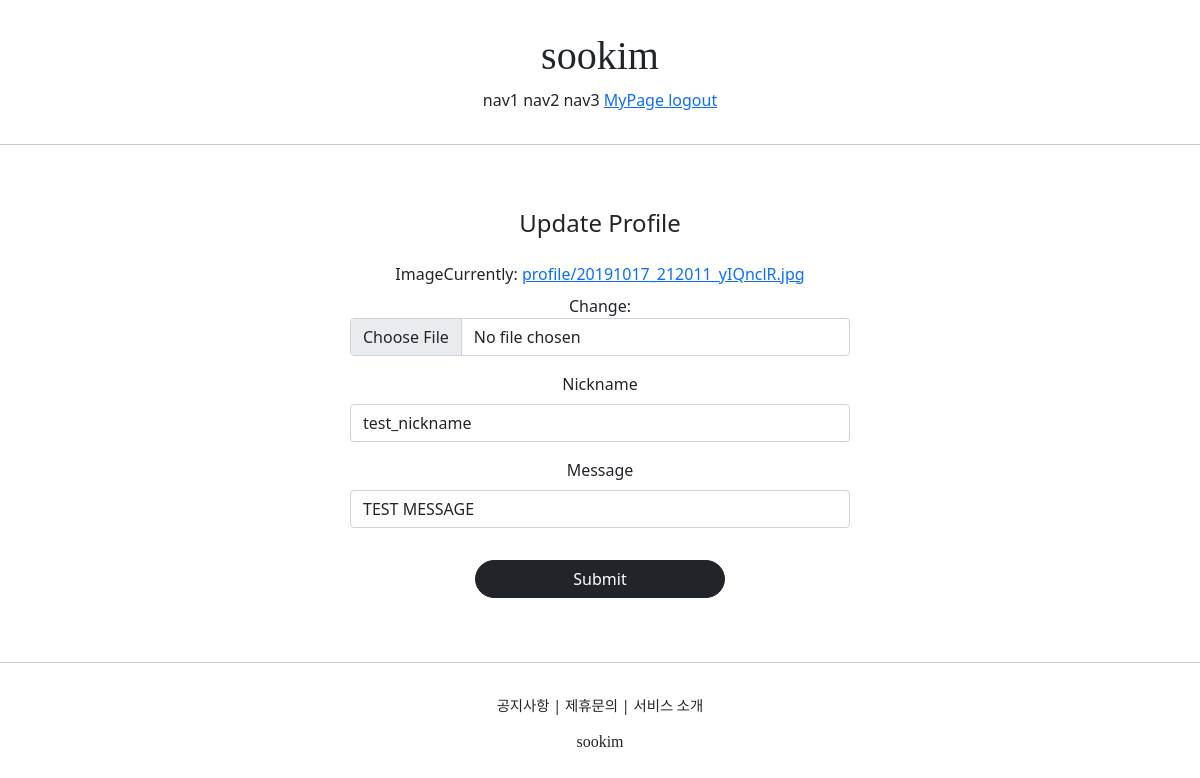
The page /profiles/update/1 (signed in) on the database as committed earlier.
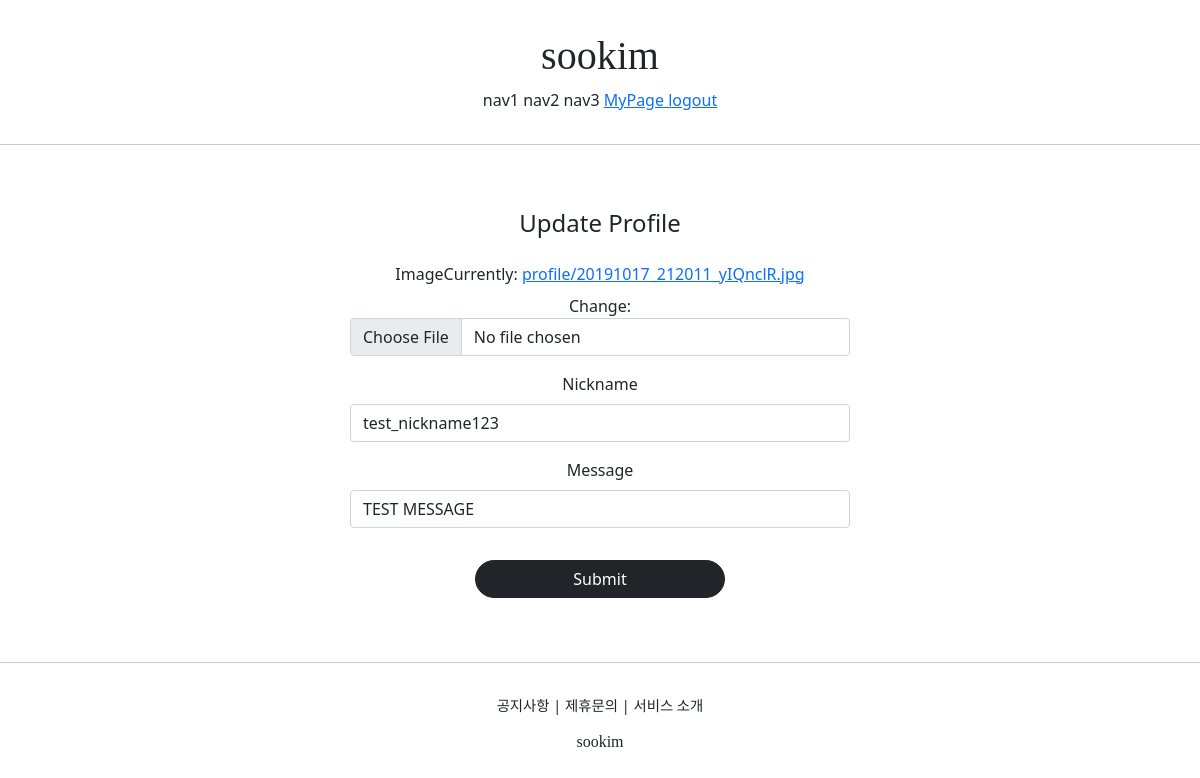
The same page on the database as committed later.
### profileapp/models.py (models this page shows)
class Profile(models.Model):
    user = models.OneToOneField(User, on_delete=models.CASCADE, related_name='profile')
    image = models.ImageField(upload_to='profile/', null=True)
    nickname = models.CharField(max_length=20, unique=True, null=True)
    message = models.CharField(max_length=100, null=True)

### profileapp/views.py (the view)
# urls.py: path('update/<int:pk>', ProfileUpdateView.as_view(), name='update')
@method_decorator(profile_ownership_required, 'get')
@method_decorator(profile_ownership_required, 'post')
class ProfileUpdateView(UpdateView):
    model = Profile
    context_object_name = 'target_profile'
    form_class = ProfileCreationForm
    success_url = reverse_lazy('accountapp:hello_world')
    template_name = 'profileapp/update.html'

### profileapp/forms.py
class ProfileCreationForm(ModelForm):
    class Meta:
        model = Profile
        fields = ['image', 'nickname', 'message']

### profileapp/templates/profileapp/update.html (shortened to what this page needs)
{% extends 'base.html' %}
{% load bootstrap4 %}
{% block content %}
    <div style ="text-align: center; max-width: 500px; margin: 4rem auto">
        <div class="mb-4">
            <h4>Update Profile</h4>
        </div>
        <form action="{% url 'profileapp:update' pk=target_profile.pk %}" method="post" enctype="multipart/form-data">
            {% bootstrap_form form %}
             <input type="submit" class="btn btn-dark rounded-pill col-6 mt-3">
        </form>
    </div>
{% endblock %}

### templates/base.html
<!DOCTYPE html>
<html lang="ko">
{% include 'head.html' %}
<body style="font-familly='NanumSquareR';">
    {% include 'header.html' %}
    <hr>
    {% block content %}
    {% endblock %}
    <hr>
    {% include 'footer.html' %}
</body>
</html>

### templates/head.html (shortened to what this page needs)
{% load static %}
<head>
    <link href="https://cdn.jsdelivr.net/npm/bootstrap@5.0.0-beta1/dist/css/bootstrap.min.css" rel="stylesheet"
>
    <link rel="stylesheet" type="text/css" href="{% static 'base.css' %}">
</head>

### templates/header.html
    <div class="sookim_header">
        <div>
            <h1 class="sookim_logo">sookim</h1>
        </div>
        <div>
            <span>nav1</span>
            <span>nav2</span>
            <span>nav3</span>
            {% if not user.is_authenticated %}
            <a href="{% url 'accountapp:login' %}?next={{ request.path }}">
                <span>login</span>
            </a>
            <a href="{% url 'accountapp:create' %}">
                <span>Sign up</span>
            </a>
            {% else %}
            <a href="{% url 'accountapp:detail' pk=user.pk %}">
                <span>MyPage</span>
            </a>
            <a href="{% url 'accountapp:logout' %}?next={{ request.path }}">
                <span>logout</span>
            </a>
            {% endif %}
        </div>
    </div>

### templates/footer.html
<div class="sookim_footer">
    <div class="sookim_footer_button">
        <span>공지사항</span> |
        <span>제휴문의</span> |
        <span>서비스 소개</span>
    </div>
    <div style="margin-top: 1rem;">
        <h6 class="sookim_logo">sookim</h6>
    </div>
    </div>

### static/base.css (style rules this page uses)
.sookim_logo { font-family: 'Playfair Display', serif; }
.sookim_footer_button { font-size: .9rem; }
.sookim_footer { text-align:center; margin-top:2rem; }
.sookim_header { text-align:center; margin: 2rem 0; }

Rows that differ between the two databases and show on the page:
changed Profile "TEST MESSAGE": nickname "test_nickname" → "test_nickname123"
